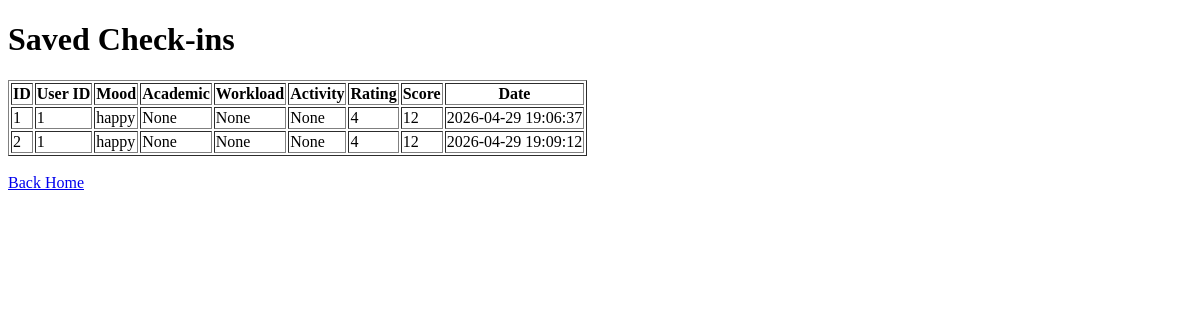
The app's page /view-checkins, older data.
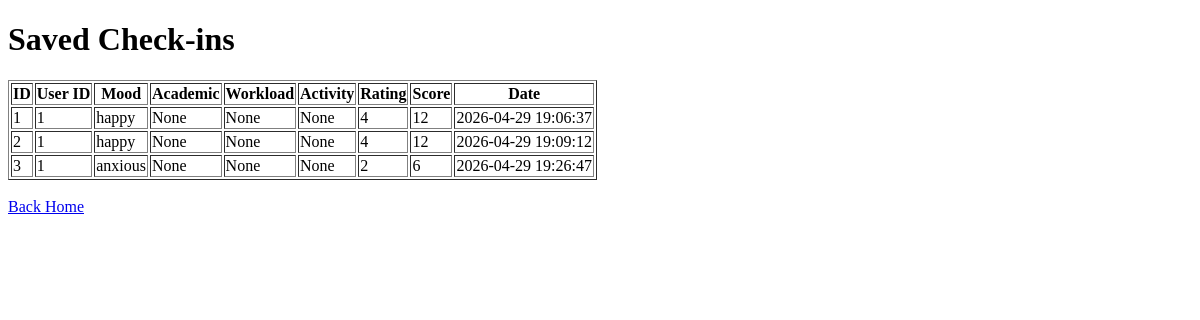
The same page, newer data.
### tables this page shows
CREATE TABLE checkins (
            id INTEGER PRIMARY KEY AUTOINCREMENT,
            user_id INTEGER,
            mood TEXT,
            academic TEXT,
            workload TEXT,
            social TEXT,
            financial TEXT,
            activity TEXT,
            rating INTEGER,
            score INTEGER,
            date TIMESTAMP DEFAULT CURRENT_TIMESTAMP,
            FOREIGN KEY (user_id) REFERENCES users(id)
        );

### app.py (the view)
@app.route("/view-checkins")
def view_checkins():
    conn = get_db_connection()
    checkins = conn.execute("SELECT * FROM checkins").fetchall()
    conn.close()
    return render_template("view_checkins.html", checkins=checkins)

### app.py (called while the page is built)
def get_db_connection():
    conn = sqlite3.connect("wellbeing.db")
    conn.row_factory = sqlite3.Row
    return conn

### templates/view_checkins.html (shortened to what this page needs)
<!DOCTYPE html>
<html>
<head>
</head>
<body>
<h1>Saved Check-ins</h1>
<table border="1">
    <tr>
        <th>ID</th>
        <th>User ID</th>
        <th>Mood</th>
        <th>Academic</th>
        <th>Workload</th>
        <th>Activity</th>
        <th>Rating</th>
        <th>Score</th>
        <th>Date</th>
    </tr>
    {% for checkin in checkins %}
    <tr>
        <td>{{ checkin.id }}</td>
        <td>{{ checkin.user_id }}</td>
        <td>{{ checkin.mood }}</td>
        <td>{{ checkin.academic }}</td>
        <td>{{ checkin.workload }}</td>
        <td>{{ checkin.activity }}</td>
        <td>{{ checkin.rating }}</td>
        <td>{{ checkin.score }}</td>
        <td>{{ checkin.date }}</td>
    </tr>
    {% endfor %}
</table>
<br>
<a href="/">Back Home</a>
</body>
</html>

Row changes from the older to the newer data that the page shows:
added checkins: id "3", user_id "1", mood "anxious", academic "None", workload "None", activity "None", rating "2", score "6", date "2026-04-29 19:26:47"
